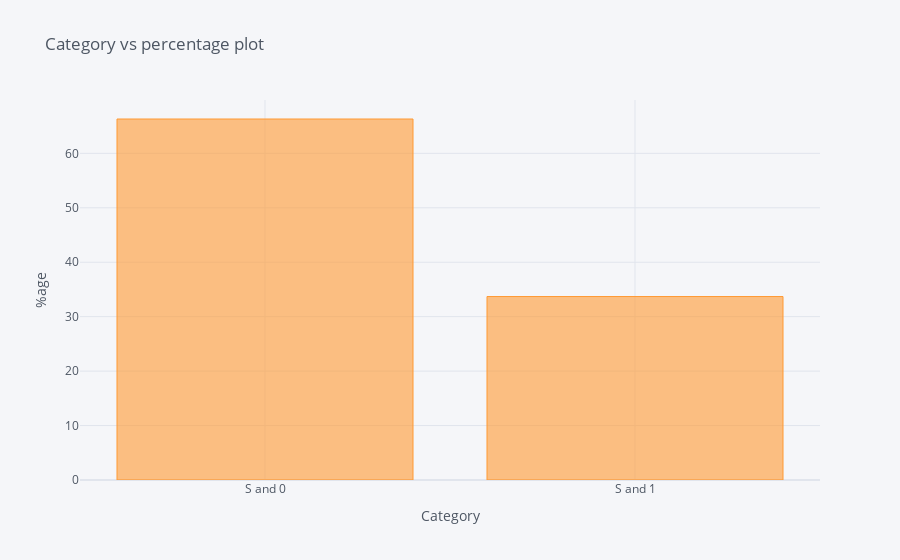
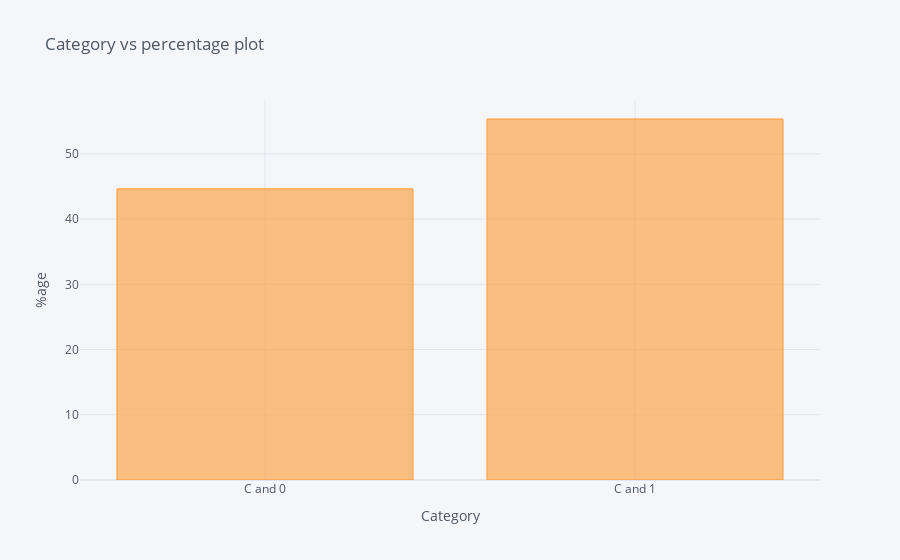
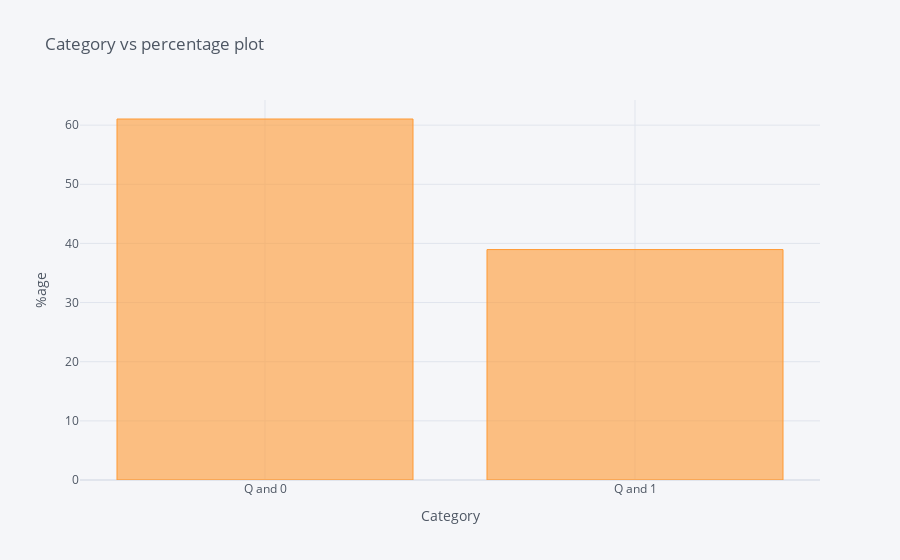

Notebook code for these charts, in order:
### Code cell
def different_cat_comparator( lis_of_feat ): # here function accepts lis size == 2 only 
    type_1 , type_2  = lis_of_feat[0] , lis_of_feat[1]
    lis = []
    for cat_1 in df[type_1].value_counts().index: 
        sub_lis = []
        for cat_2 in df[type_2].value_counts().index:

            new = df[ ( df[type_1] == cat_1 ) & (df[type_2] == cat_2) ]
            sub_lis.append( [ str(cat_1) + ' and ' + str(cat_2) ,  ( len(new) / len(df[df[type_1] == cat_1]) ) * 100  ] )
        lis.append(sub_lis)
    for val in lis :
        bar_plotter(val)
different_cat_comparator( ['Embarked' , 'Survived'] )

### Figure 1 — Plotly figure (JSON) as saved in the notebook; plotly's stock layout.template omitted (floating-point values rounded to 4 significant figures)
{"data": [{"marker": {"color": "rgba(255, 153, 51, 0.6)", "line": {"color": "rgba(255, 153, 51, 1.0)", "width": 1}}, "name": "%age", "orientation": "v", "text": "", "type": "bar", "x": ["S and 0", "S and 1"], "y": [66.3, 33.7]}], "layout": {"legend": {"bgcolor": "#F5F6F9", "font": {"color": "#4D5663"}}, "paper_bgcolor": "#F5F6F9", "plot_bgcolor": "#F5F6F9", "title": {"font": {"color": "#4D5663"}, "text": "Category vs percentage plot"}, "xaxis": {"gridcolor": "#E1E5ED", "showgrid": true, "tickfont": {"color": "#4D5663"}, "title": {"font": {"color": "#4D5663"}, "text": "Category"}, "zerolinecolor": "#E1E5ED"}, "yaxis": {"gridcolor": "#E1E5ED", "showgrid": true, "tickfont": {"color": "#4D5663"}, "title": {"font": {"color": "#4D5663"}, "text": "%age"}, "zerolinecolor": "#E1E5ED"}}}

### Figure 2 — Plotly figure (JSON) as saved in the notebook; plotly's stock layout.template omitted (floating-point values rounded to 4 significant figures)
{"data": [{"marker": {"color": "rgba(255, 153, 51, 0.6)", "line": {"color": "rgba(255, 153, 51, 1.0)", "width": 1}}, "name": "%age", "orientation": "v", "text": "", "type": "bar", "x": ["C and 0", "C and 1"], "y": [44.64, 55.36]}], "layout": {"legend": {"bgcolor": "#F5F6F9", "font": {"color": "#4D5663"}}, "paper_bgcolor": "#F5F6F9", "plot_bgcolor": "#F5F6F9", "title": {"font": {"color": "#4D5663"}, "text": "Category vs percentage plot"}, "xaxis": {"gridcolor": "#E1E5ED", "showgrid": true, "tickfont": {"color": "#4D5663"}, "title": {"font": {"color": "#4D5663"}, "text": "Category"}, "zerolinecolor": "#E1E5ED"}, "yaxis": {"gridcolor": "#E1E5ED", "showgrid": true, "tickfont": {"color": "#4D5663"}, "title": {"font": {"color": "#4D5663"}, "text": "%age"}, "zerolinecolor": "#E1E5ED"}}}

### Figure 3 — Plotly figure (JSON) as saved in the notebook; plotly's stock layout.template omitted (floating-point values rounded to 4 significant figures)
{"data": [{"marker": {"color": "rgba(255, 153, 51, 0.6)", "line": {"color": "rgba(255, 153, 51, 1.0)", "width": 1}}, "name": "%age", "orientation": "v", "text": "", "type": "bar", "x": ["Q and 0", "Q and 1"], "y": [61.04, 38.96]}], "layout": {"legend": {"bgcolor": "#F5F6F9", "font": {"color": "#4D5663"}}, "paper_bgcolor": "#F5F6F9", "plot_bgcolor": "#F5F6F9", "title": {"font": {"color": "#4D5663"}, "text": "Category vs percentage plot"}, "xaxis": {"gridcolor": "#E1E5ED", "showgrid": true, "tickfont": {"color": "#4D5663"}, "title": {"font": {"color": "#4D5663"}, "text": "Category"}, "zerolinecolor": "#E1E5ED"}, "yaxis": {"gridcolor": "#E1E5ED", "showgrid": true, "tickfont": {"color": "#4D5663"}, "title": {"font": {"color": "#4D5663"}, "text": "%age"}, "zerolinecolor": "#E1E5ED"}}}
